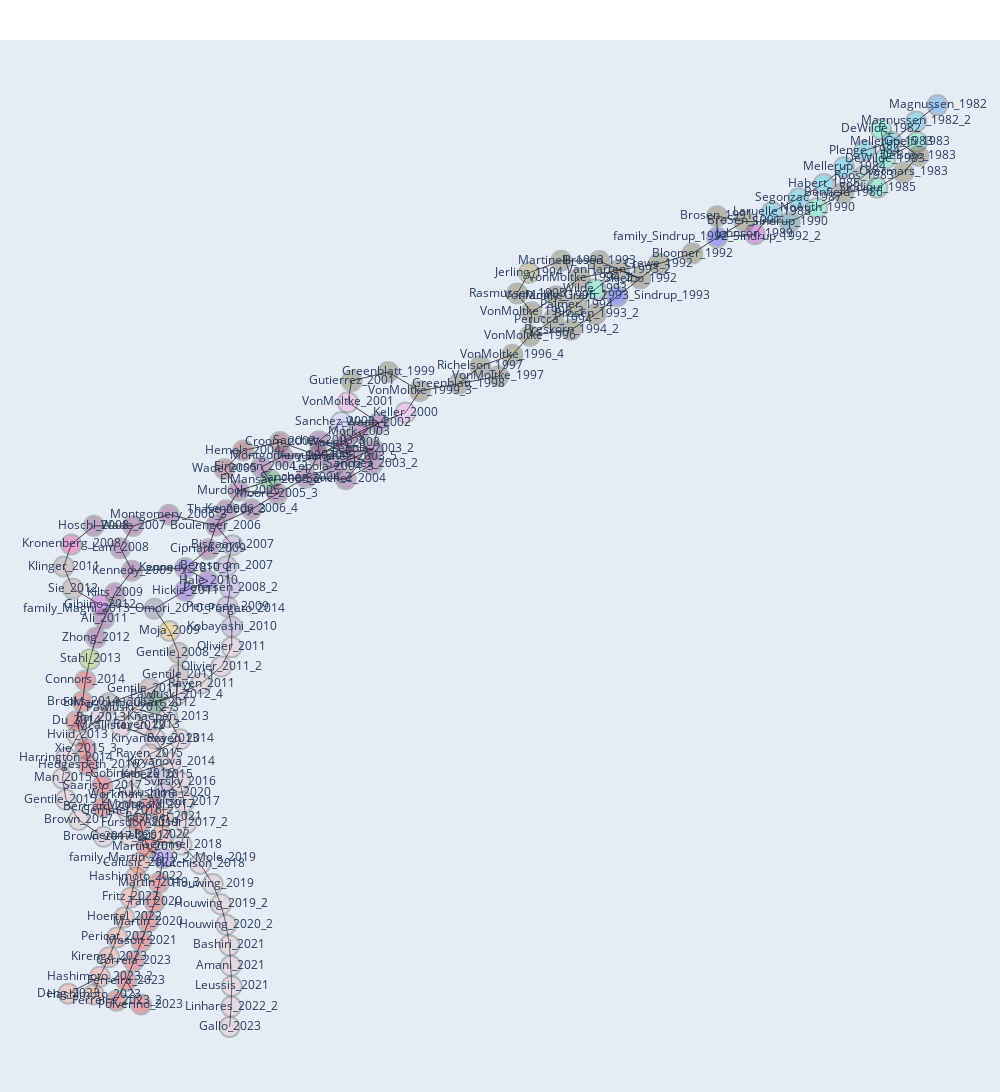

The cell this chart's notebook holds for it:
### Code cell
# plot interactive
plotter = MainPathPlotterInteractive(Gmp, "cluster_alpha0.3_k10_res0.002", "label")
plotter.plot_network_on_timeline_interactive(
    savingpath="/Users/jlq293/Projects/PharmaceuticalsAndPublications/testfigs/testfig.html",
    return_fig=False,
    adjust_overlap=True,
    pos=None,
)

### Figure 1 — Plotly figure (JSON) as saved in the notebook; plotly's stock layout.template omitted (floating-point values rounded to 4 significant figures; data arrays with more than 128 entries replaced by an {"elided": "..."} marker saying what was removed)
{"data": [{"hoverinfo": "none", "line": {"color": "#000000", "width": 0.7}, "mode": "lines", "type": "scatter", "x": {"elided": "609 float values"}, "y": {"elided": "609 float values"}}, {"hoverinfo": "text", "hovertext": {"elided": "169 str values"}, "marker": {"color": {"elided": "169 str values"}, "colorbar": {"thickness": 15, "title": {"side": "right", "text": "Node Connections"}, "xanchor": "left"}, "line": {"width": 2}, "opacity": 0.3, "showscale": false, "size": 20}, "mode": "markers+text", "text": {"elided": "169 str values"}, "textposition": "middle center", "type": "scatter", "x": {"elided": "169 float values"}, "y": {"elided": "169 float values"}}], "layout": {"dragmode": "zoom", "height": 1500, "hoverlabel": {"bgcolor": "rgba(249, 98, 186, 0.11)", "bordercolor": "rgba(0, 0, 0, 0.14)", "font": {"color": "black"}}, "hovermode": "closest", "margin": {"b": 0, "l": 0, "r": 0, "t": 40}, "showlegend": false, "width": 1000, "xaxis": {"showgrid": false, "showline": false, "showticklabels": false, "visible": false, "zeroline": false}, "yaxis": {"showgrid": false, "showline": false, "showticklabels": false, "visible": false, "zeroline": false}}}
